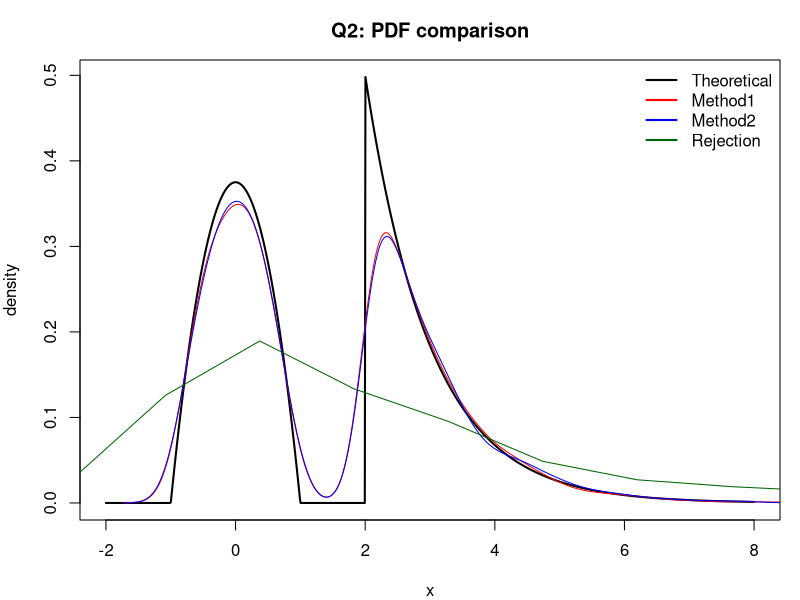
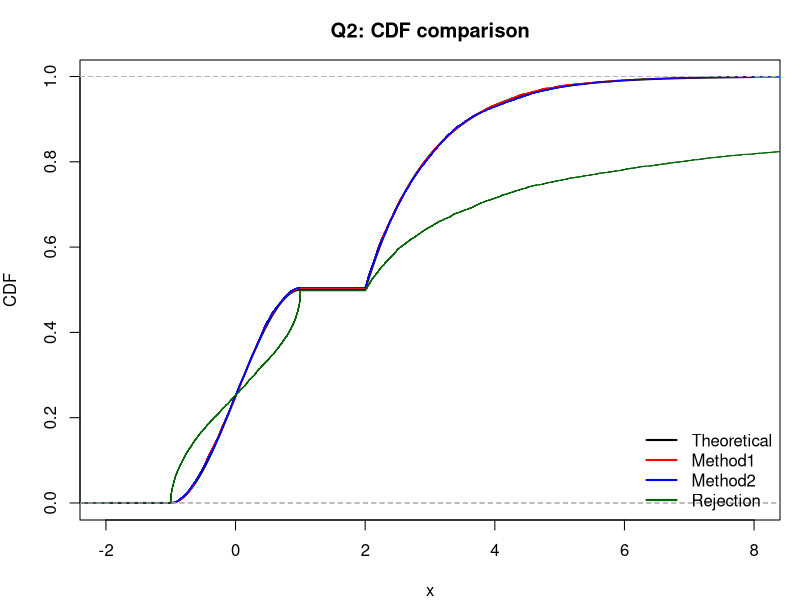

The R script that drew these images, in order:
## q2_rejection_loop.R

set.seed(42)
n  <- 10000
a  <- 3 / 8
p1 <- 0.5     # mass on [-1,1]
p2 <- 0.5     # mass on [2, inf)

## ---------- 条件密度 / 逆变换 on [-1,1] ----------
## sub-pdf1 (normalized): f1_cond(x) = (3/4)(1 - x^2), x in [-1,1]
F1_cond <- function(x) (3/4)*(x - x^3/3 + 2/3)

q1_cond <- function(u){
  sapply(u, function(uu)
    uniroot(function(x) F1_cond(x) - uu, c(-1, 1), tol = 1e-10)$root
  )
}

## sub-pdf2 (normalized) on [2,inf): exp(-(x-2))
q2_cond <- function(u) 2 - log(1 - u)

## ---------- 目标 pdf & CDF ----------
pdf_q2 <- function(x){
  y <- numeric(length(x))
  y[x >= -1 & x <= 1] <- (3/8)*(1 - x[x >= -1 & x <= 1]^2)
  y[x >= 2]          <- 0.5 * exp(-(x[x >= 2] - 2))
  y
}

cdf_q2 <- function(x){
  y <- numeric(length(x))
  idx1 <- (x >= -1 & x < 1)
  y[x < -1] <- 0
  y[idx1]   <- (3/8)*(x[idx1] - x[idx1]^3/3 + 2/3)
  y[x >= 1 & x < 2] <- 0.5
  idx3 <- (x >= 2)
  y[idx3]  <- 1 - 0.5 * exp(-(x[idx3] - 2))
  y
}

## ---------- 理论矩 ----------
mu1 <- 0
Ex2_1 <- integrate(function(t) t^2*(3/4)*(1 - t^2), -1, 1)$value
var1 <- Ex2_1
mu2 <- 3
var2 <- 1

mu_th  <- p1*mu1 + p2*mu2
var_th <- p1*(var1 + mu1^2) + p2*(var2 + mu2^2) - mu_th^2
cat(sprintf("Q2 理论: mean = %.6f, var = %.6f\n\n", mu_th, var_th))

## ----------------------------------------------------------
## Method 1: 逐样本分类 + 每个样本再抽一次 U
## ----------------------------------------------------------
q2_method1_loop <- function(n, p1, p2){
  x  <- numeric(n)
  n1 <- n2 <- 0L

  t <- system.time({
    for (i in 1:n) {
      u_comp <- runif(1)
      if (u_comp < p1) {
        n1 <- n1 + 1L
        u2 <- runif(1)
        x[i] <- q1_cond(u2)
      } else {
        n2 <- n2 + 1L
        u2 <- runif(1)
        x[i] <- q2_cond(u2)
      }
    }
  })

  list(x = x, n1 = n1, n2 = n2,
       mean = mean(x), var = var(x),
       time = t["elapsed"])
}

## ----------------------------------------------------------
## Method 2: 每个样本一个 U (复用)
## ----------------------------------------------------------
q2_method2_loop <- function(n, p1, p2){
  x  <- numeric(n)
  n1 <- n2 <- 0L

  t <- system.time({
    for (i in 1:n) {
      u <- runif(1)
      if (u < p1) {
        n1 <- n1 + 1L
        u1 <- u / p1
        x[i] <- q1_cond(u1)
      } else {
        n2 <- n2 + 1L
        u2 <- (u - p1)/p2
        x[i] <- q2_cond(u2)
      }
    }
  })

  list(x = x, n1 = n1, n2 = n2,
       mean = mean(x), var = var(x),
       time = t["elapsed"])
}

## ----------------------------------------------------------
## Method 3: Rejection Sampling
## ----- Q2: g(x) = 0.7*Unif[-1,2] + 0.3*(2+Exp(1)) -----


## ---------- Q2: “不那么合适”的 g，仅供拒绝采样 ----------
## g = 0.5*Arcsine[-1,1] + 0.5*PowerTail(x>=2),  PowerTail ~ (x-1)^(-3/2)

M <- 1.5   # 你选择的安全上界

g_pdf_q2 <- function(x){
  y <- numeric(length(x))
  # arcsine-like on [-1,1]
  idx1 <- (x > -1) & (x < 1)
  y[idx1] <- (3/8) * (1 - x[idx1]^2)
  # power tail on [2, inf)
  idx2 <- x >= 2
  y[idx2] <- 0.5 * exp(- (x[idx2] - 2))
  y
}

r_g_q2 <- function(m){
  z <- numeric(m)
  for (i in 1:m) {
    u <- runif(1)
    if (u < 0.5) {
      # arcsine-like on [-1,1]
      z[i] <- sin(pi*(runif(1) - 0.5))
    } else {
      # power tail on [2,inf)
      u2 <- runif(1)
      t  <- (1/(1 - u2))^2 - 1
      z[i] <- 2 + t
    }
  }
  z
}



q2_rejection <- function(n, M = 1){
  x_acc <- numeric(n)
  k <- 0L            # 已接受的样本数
  trial <- 0L        # 总尝试次数

  t <- system.time({
    while (k < n) {
      trial <- trial + 1L

      X <- r_g_q2(1)
      U <- runif(1)

      fx <- pdf_q2(X)
      gx <- g_pdf_q2(X)

      if (gx > 0) {
        ratio <- fx / (M * gx)
        if (U <= ratio) {
          k <- k + 1L
          x_acc[k] <- X
        }
      }
    }
  })

  accept_rate <- n / trial

  list(
    x = x_acc,
    mean = mean(x_acc),
    var = var(x_acc),
    time = t["elapsed"],
    total_trial = trial,
    accept_rate = accept_rate
  )
}


## ------------------ 跑一遍比较 ------------------
res1 <- q2_method1_loop(n, p1, p2)
res2 <- q2_method2_loop(n, p1, p2)
res3 <- q2_rejection(n, M)


cat("=== Q2: Theoretical vs 3 methods ===\n")
q2_summary <- data.frame(
  Method = c("Theoretical", "Method1 (per-sample cat)", 
             "Method2 (one U)", "Rejection"),
  Mean   = round(c(mu_th, res1$mean, res2$mean, res3$mean), 6),
  Var    = round(c(var_th, res1$var,  res2$var,  res3$var),  6),
  Time_s = c(NA,
             round(res1$time, 4),
             round(res2$time, 4),
             round(res3$time, 4))
)

print(q2_summary, row.names = FALSE)
print(res3[c("total_trial","accept_rate")])

cat("\nComponent counts (empirical probabilities):\n")
q2_counts <- data.frame(
  Method = c("Method1", "Method2"),
  N1     = c(res1$n1, res2$n1),
  N2     = c(res1$n2, res2$n2),
  p1_hat = round(c(res1$n1, res2$n1)/n, 4),
  p2_hat = round(c(res1$n2, res2$n2)/n, 4)
)
print(q2_counts, row.names = FALSE)

## ---------- 绘图（PDF & CDF） ----------
xgrid <- seq(-2, 8, length.out = 1000)
theo_pdf <- pdf_q2(xgrid)
theo_cdf <- cdf_q2(xgrid)

png("Q2_pdf_compare.png", 1600, 800, res = 150)
par(mfrow = c(1,1), mar = c(4,4,3,1))
plot(xgrid, theo_pdf, type = "l", lwd = 2, col = "black",
     xlab = "x", ylab = "density", main = "Q2: PDF comparison")
lines(density(res1$x), col = "red")
lines(density(res2$x), col = "blue")
lines(density(res3$x), col = "darkgreen")
legend("topright",
       legend = c("Theoretical", "Method1", "Method2", "Rejection"),
       col = c("black","red","blue","darkgreen"), lwd = 2, bty = "n")
dev.off()

png("Q2_cdf_compare.png", 1600, 800, res = 150)
par(mfrow = c(1,1), mar = c(4,4,3,1))
plot(xgrid, theo_cdf, type = "l", lwd = 2, col = "black",
     xlab = "x", ylab = "CDF", main = "Q2: CDF comparison")
lines(ecdf(res1$x), col = "red")
lines(ecdf(res2$x), col = "blue")
lines(ecdf(res3$x), col = "darkgreen")
legend("bottomright",
       legend = c("Theoretical", "Method1", "Method2", "Rejection"),
       col = c("black","red","blue","darkgreen"), lwd = 2, bty = "n")
dev.off()
